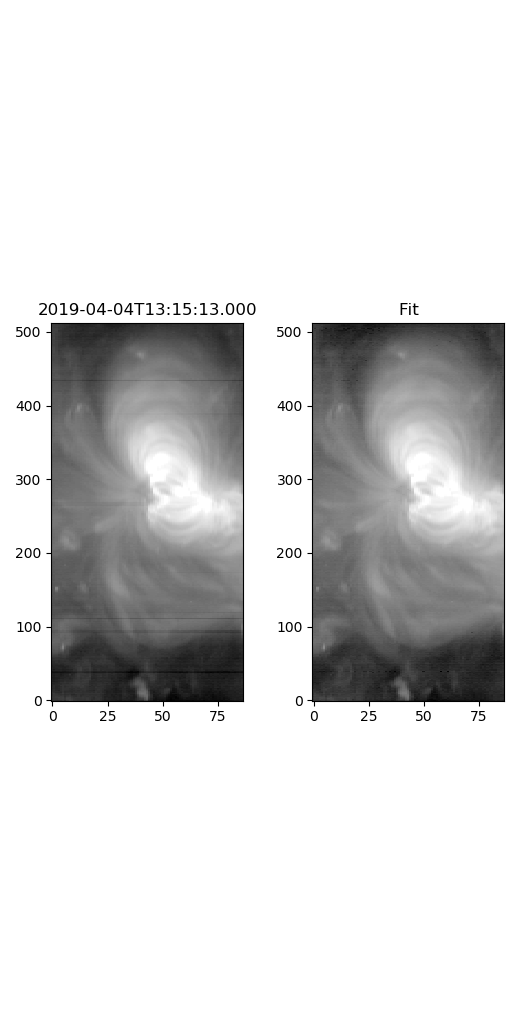

Generate this figure with Python:
from eis_read_raster import eis_read_raster
from eis_read_template import eis_read_template
from eis_fit_raster import eis_fit_raster
import matplotlib.pyplot as plt
import numpy as np

# input data and template files
file_data = 'data/eis_20190404_131513.data.h5'
file_template = 'data/fe_12_195_119.2c.template.h5'

# read fit template
template = eis_read_template(file_template)

# get central wavelength
wmin = template.template['wmin']
wmax = template.template['wmax']
wave = wmin + (wmax-wmin)*0.5

# read raster
raster = eis_read_raster(file_data, wave)
ints = raster.data['data']
wave = raster.data['wave']
corr = raster.data['wave_corr']

# get dimensions
ndata = ints.shape
nx    = ndata[0]
ny    = ndata[1]
nz    = ndata[2]

# bad data correction
bad = np.where(ints<0)
ints[bad] = 0.0

# compute error on counts
errs = np.sqrt(ints)

# wavelength correction
newwave = np.zeros(ndata)
for i in range(nx):
    for j in range(ny):
        newwave[i,j,::] = wave-corr[i,j]
wave = newwave          
        
# fit profile
parinfo  = template.parinfo
template = template.template
fit = eis_fit_raster(wave, ints, errs, template, parinfo)
        
# plot raster and fit
x_scale  = raster.data['pointing']['x_scale']
date_obs = raster.data['index']['date_obs']
IMGnx    = x_scale*ints.shape[1]/50.
IMGny    = ints.shape[0]/50.
# raster
raster   = np.sum(ints, axis=2)
range    = np.percentile(raster, (1, 99))
range    = range[1]*np.array([1.0E-2, 1.0])
scaled   = np.log10(np.clip(raster, range[0], range[1]))

plt.figure(figsize=(IMGnx, IMGny))
plt.subplot(121)
plt.imshow(scaled, origin='lower', aspect=1/x_scale, cmap='gray')
plt.title(date_obs)
# fit
fits     = fit.fit
fit      = fits['int'][::,::,(fits['component']-1)]
range    = np.percentile(fit, (1, 99))
range    = range[1]*np.array([1.0E-2, 1.0])
scaled   = np.log10(np.clip(fit, range[0], range[1]))
plt.subplot(122)
plt.imshow(scaled, origin='lower', aspect=1/x_scale, cmap='gray')
plt.title('Fit')
plt.tight_layout()
plt.savefig('ex_eis_fit_raster.png')
plt.show()
